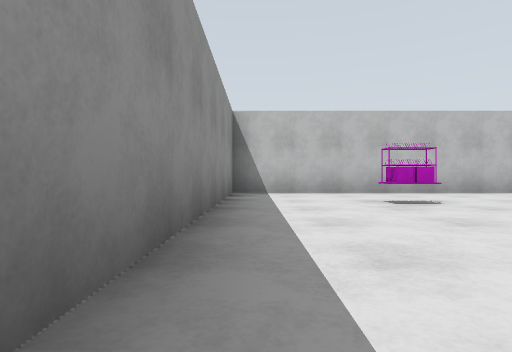
view 1 (above)

24 first-person views from a walk through a world built for the Gazebo simulator. The camera is 0.72 m above the floor, looks level and sees 80° across. The floor is counted in squares, 2 m on a side. Each view is taken from the middle of a square. On the plan, view 1 faces up. The plan holds only what a view shows up to about 9 squares ahead; the rest is blank. The place goes on beyond the plan. Some stock models are drawn as simple stand-ins.

view 2
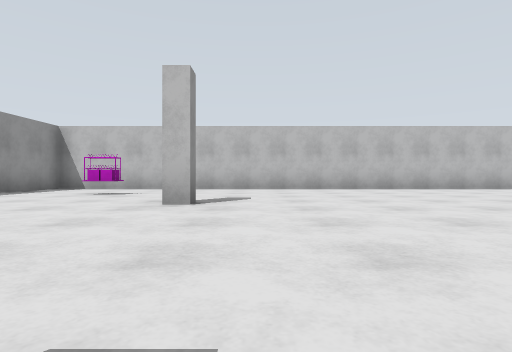

view 3
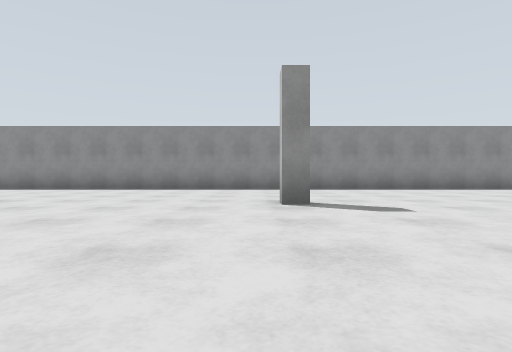

view 4
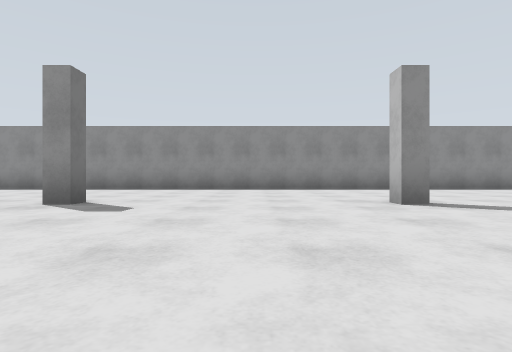

view 5
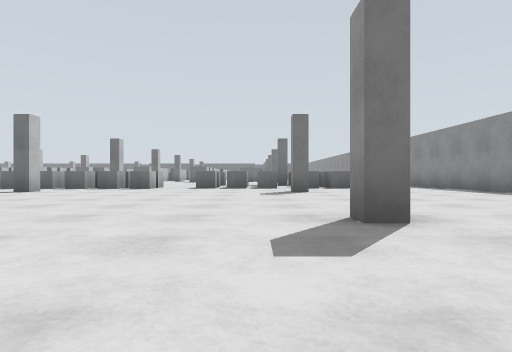

view 6
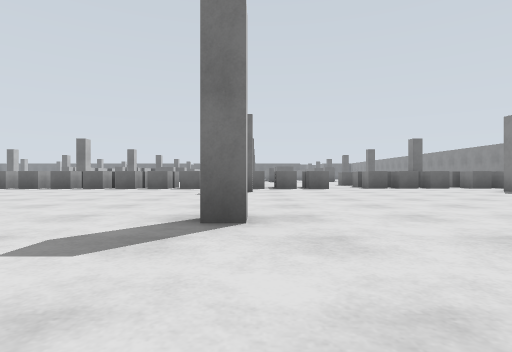

view 7
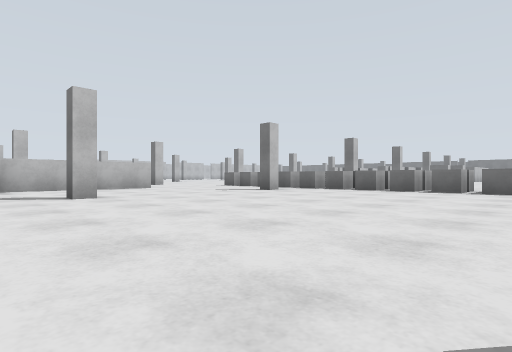

view 8
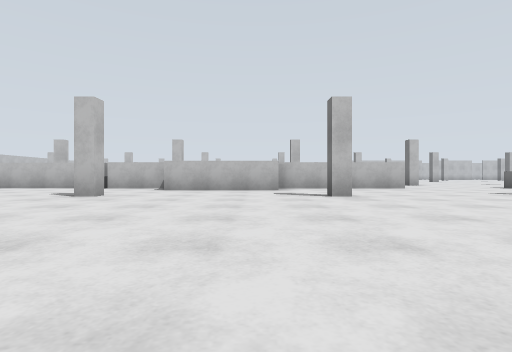

view 9
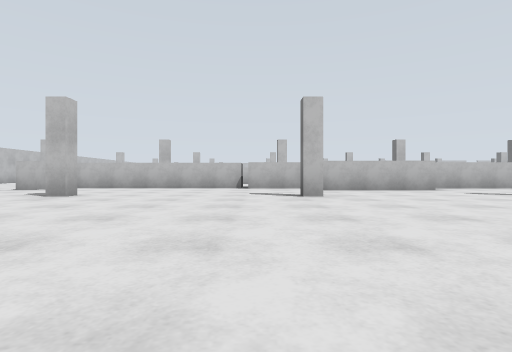

view 10
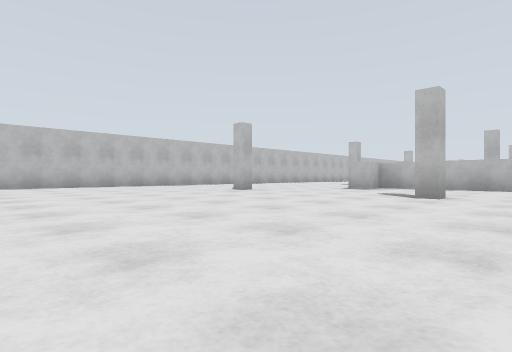

view 11
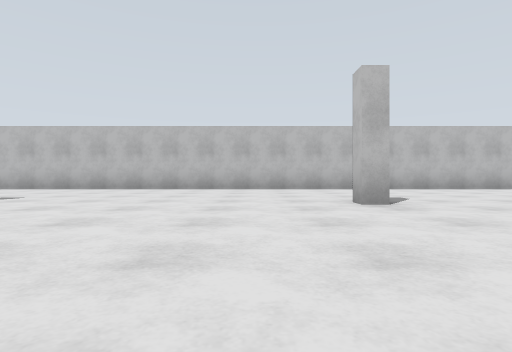

view 12
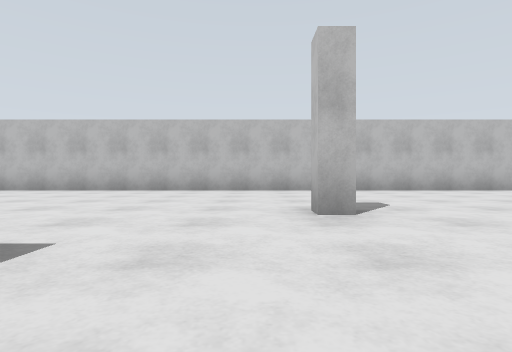

view 13
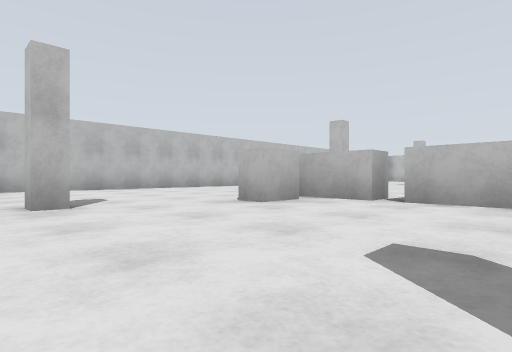

view 14
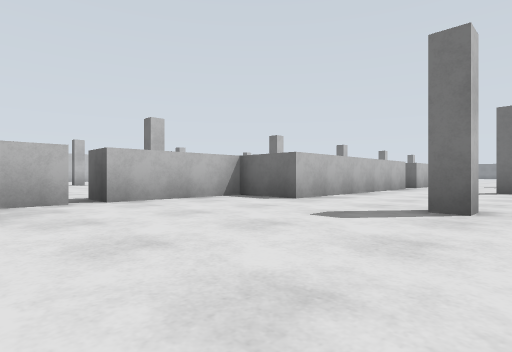

view 15
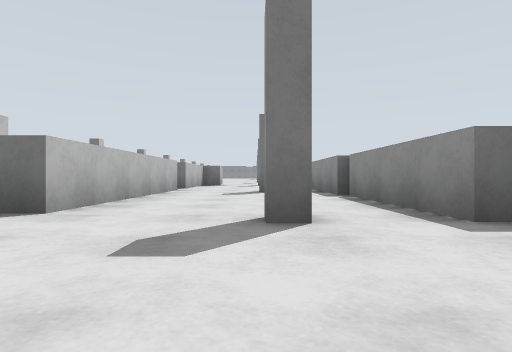

view 16
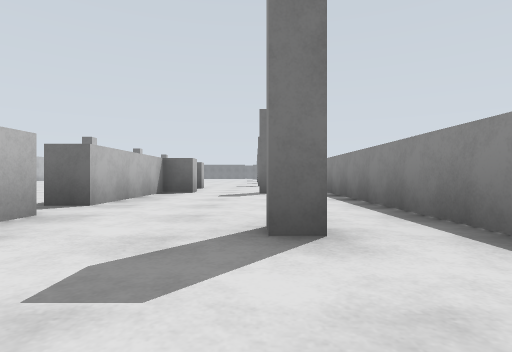

view 17
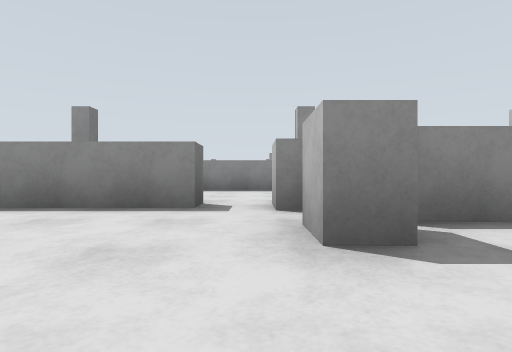

view 18
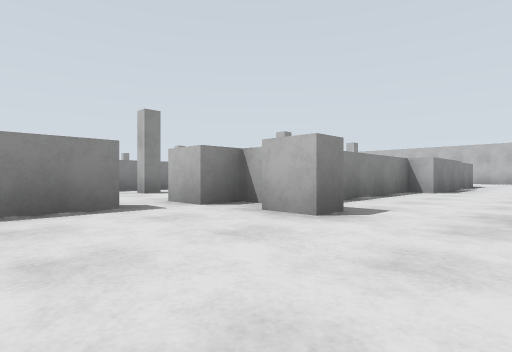

view 19
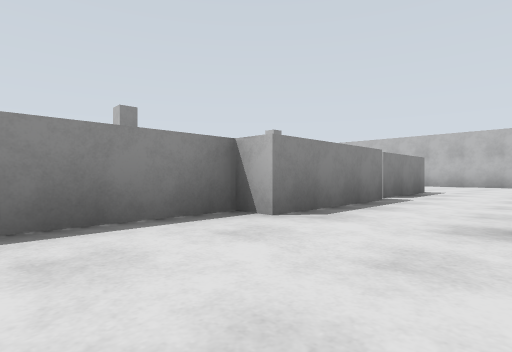

view 20
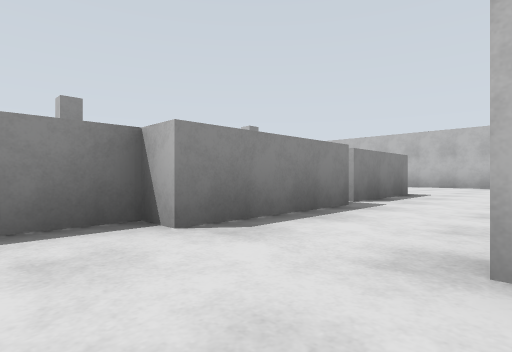

view 21
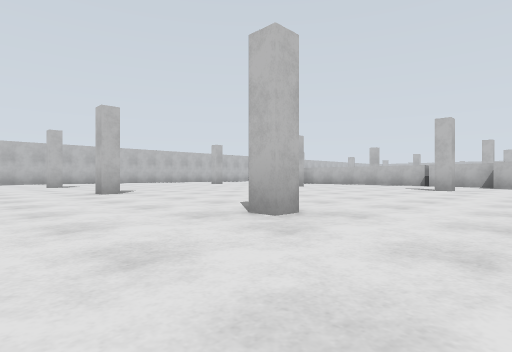

view 22
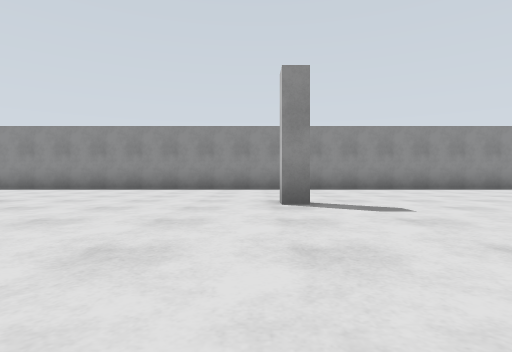

view 23
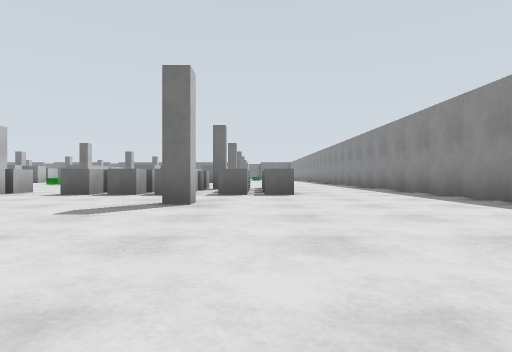

view 24
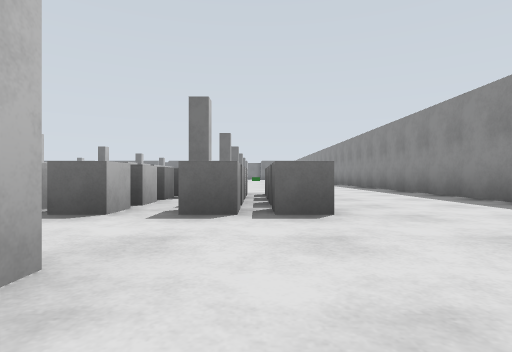

### Floor plan
Key: @ floor where view 1 was taken; # wall or solid block; x gap in a wall; . floor; = window, fence, low wall or low ledge; P pallet.
Columns run from 1 left of view 1 to 29 right of it. Each row starts with its distance up from view 1.
  7 ##############################
  6 #.............................
  5 #.............................
  4 #..P..........................
  3 #.......... ..................
  2 #....#.....  .....#.....#...#.
  1 #.........................#.#..
  0 #@....... ..........##......x..
 -1 #.......  ...........#......#..
 -2 #....#... .#......#..#..#...#.#
 -3 #....................##...###..
 -4 #....................##...##...
 -5 #....... ............##...##...
 -6 #......  ............##...##...
 -7 #....#.. ..#......#..##.#.###.
 -8 #...................###........
 -9 #...................###...#....
-10 #...................###...#....
-11 #....#.....#......#..##.#.#..
-12 #....................## ..#
-13 #....................#  ..#
-14 #....................#  ..#
-15 #.....................
-16 #....#.....#......#...
-17 #.................. ..
-18 #...===.======## ##  =
-19 #...=== =.
-20 #...=#=  ..#
-21 #...=#=
-22 #..
-23 #..
-24 #.

Where each view was taken, in squares from view 1:
view 1: 0 up, 0 right, facing up
view 2: 2 down, 5 right, facing up
view 3: 3 down, 8 right, facing left
view 4: 9 down, 8 right, facing left
view 5: 9 down, 5 right, facing down
view 6: 9 down, 10 right, facing down
view 7: 10 down, 11 right, facing down-right
view 8: 10 down, 11 right, facing right
view 9: 6 down, 11 right, facing right
view 10: 4 down, 11 right, facing up-right
view 11: 2 down, 15 right, facing up
view 12: 1 down, 22 right, facing up
view 13: 2 down, 22 right, facing up-right
view 14: 1 up, 22 right, facing down-right
view 15: 0 up, 23 right, facing down
view 16: 5 down, 23 right, facing down
view 17: 8 down, 29 right, facing left
view 18: 10 down, 29 right, facing up-left
view 19: 5 down, 29 right, facing up-left
view 20: 4 down, 29 right, facing up-left
view 21: 9 down, 8 right, facing up-right
view 22: 12 down, 8 right, facing left
view 23: 12 down, 3 right, facing down
view 24: 15 down, 3 right, facing down
